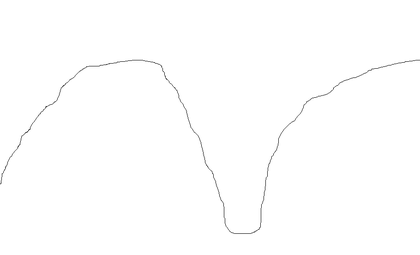
%> input picture BEL/Signal Comparison/Untitled1.png, 420 x 255 px, shrunk from 910 x 553 before the run
$ octave Thresholding.m   (GNU Octave 9; MATLAB toolbox functions it lacks are replaced by stand-ins)
%> lines starting %> are read from the running program, lines starting %| are printed output that depends on the picture; in (x1, y1, x2, y2) boxes, pixels count from 0 and x2, y2 are one past the last pixel; in counts of white or black regions, pixels touching at a corner belong together; the program's own positions count from 1
### BEL/Signal Comparison/getsignal.m
function sgl = getsignal(im)
im = im2bw(im, 0.5);
dim = size(im);
for i = 1:dim(2)
    j = 1;
    while im(j,i) ~= 0
        j = j + 1;
        if j > dim(1)
            j = 0;
            break;
        end
    end
    sgl(i) = j;
end

### BEL/Signal Comparison/Thresholding.m
clc; clear; close all;

y0 = getsignal(imread('C:\Users\Nikunj\Dropbox\BEL\Signal Comparison\Untitled1.png'));
%> in getsignal, `im = im2bw(im, 0.5);`:
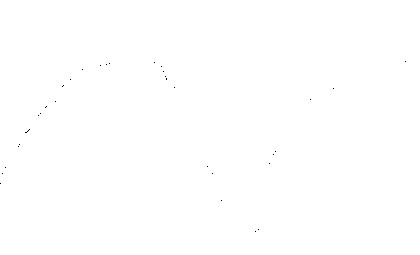
%> im: size 255x420 logical; 100% white; black in thin lines or dots, all inside (x1, y1, x2, y2) = (0, 61, 406, 232)
%> after the loop in getsignal, `for i = 1:dim(2)`: sgl = 420 values, max 232 at index 256, min 0 at index 2, mean 11.22
%> y0 has the same summary as sgl in getsignal
y1 = getsignal(imread('C:\Users\Nikunj\Dropbox\BEL\Signal Comparison\Untitled2.png'));
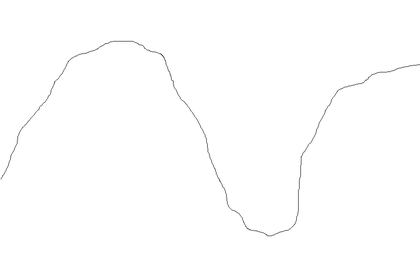
%> input picture BEL/Signal Comparison/Untitled2.png, 420 x 255 px, shrunk from 910 x 553 before the run
%> in getsignal (call 2), `im = im2bw(im, 0.5);`: im: size 255x420 logical; 100% white; black in thin lines or dots, all inside (x1, y1, x2, y2) = (2, 43, 369, 235)
%> y1 = 420 values, max 235 at index 267, min 0 at index 1, mean 7.35

dim = size(y0);
%> dim = [1 420]
x = 1:dim(2);
%> x = 420 values from 1 to 420

thresh1 = 0.5*max(y0);
%> thresh1 = 116
thresh2 = 0.5*max(y1);
%> thresh2 = 117.5

out1 = y0>thresh1;
%> out1 = 420 logical values, 18 true
out2 = y1>thresh2;
%> out2 = 420 logical values, 11 true

clf;
figure(1);
subplot(2, 2, 1), plot(x, y0), title('Signal 1'), xlabel('time'), ylabel('Amplitude');
subplot(2, 2, 3), plot(x, out1), title('output 1'), xlabel('time'), ylabel('Amplitude'), axis([-Inf Inf 0 2]);
subplot(2, 2, 2), plot(x, y1), title('Signal 2'), xlabel('time'), ylabel('Amplitude');
subplot(2, 2, 4), plot(x, out2), title('output 2'), xlabel('time'), ylabel('Amplitude'), axis([-Inf Inf 0 2]);
%> after `axis([-Inf Inf 0 2])`:
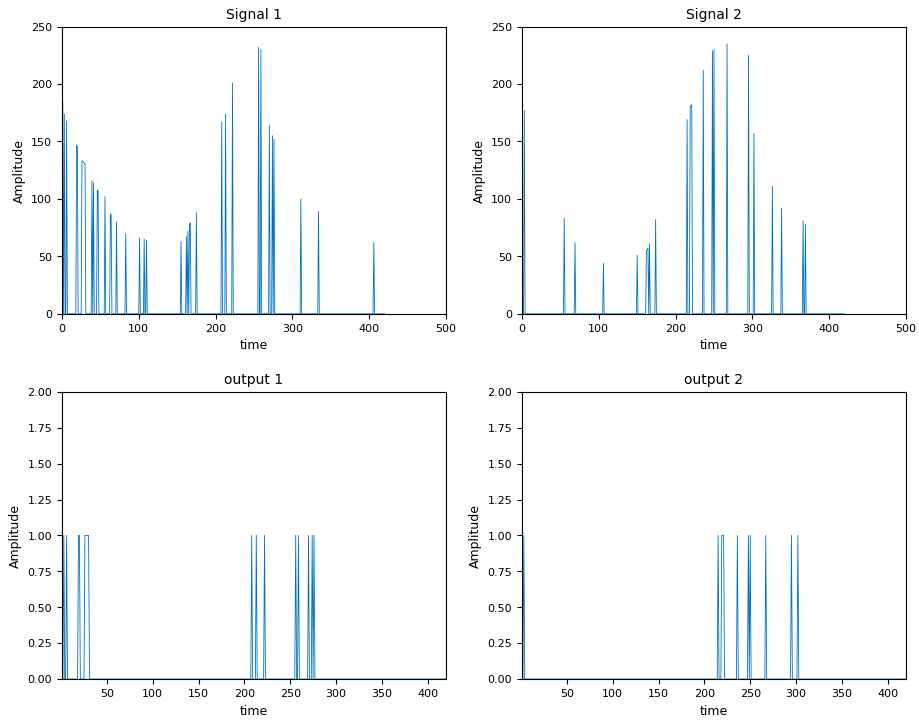
%> figure redrawn from the program's plot data, 4 panels; panel 1: curve peaks at x = 256, y = 232; panel 2: curve peaks at x = 1, y = 1; panel 3: curve peaks at x = 267, y = 235; panel 4: curve peaks at x = 3, y = 1

sensor_dist = 2; % Distance between sensor nodes = 2m
t1 = Inf;
t2 = Inf;
t3 = Inf;
for i=1:dim(2)-1
    if (t1 == inf) & (out1(i)==1 & out1(i+1)==0)
        t1 = i * 20e-3;
    end
    if (t1 < inf) & (out1(i)==0 & out1(i+1)==1)
        t2 = i * 20e-3;
    end
    if (t1 < inf) & (out1(i)==1 & out1(i+1)==0)
        t3 = i * 20e-3;
    end
end
%> after the loop, t2 = 5.5; t3 = 5.52

speed = sensor_dist / (t3-t1) * 3.6;
%> speed = 1.31
veh_length = (t3-t2) * speed / 3.6;
%> veh_length = 0.00727
